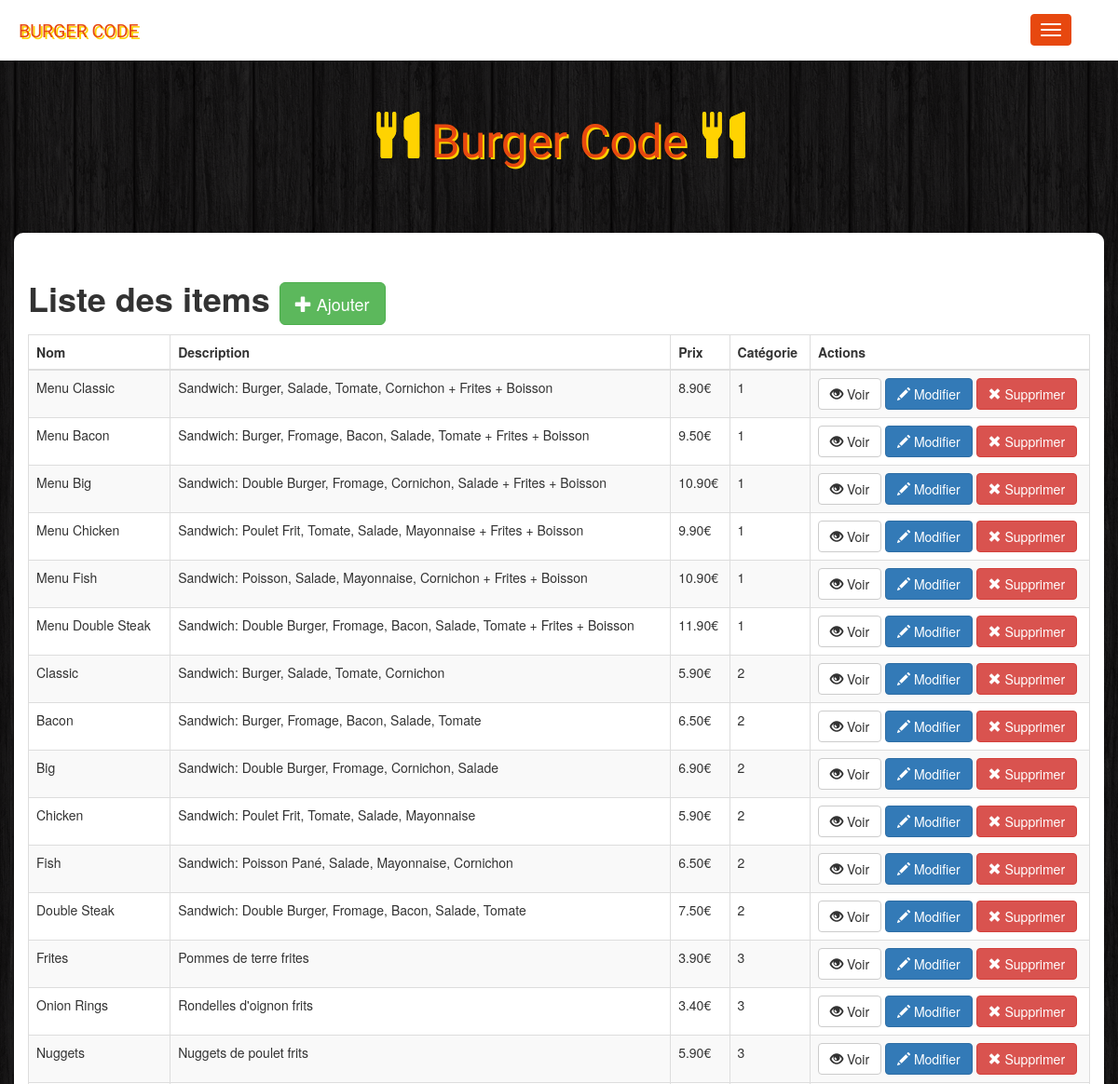
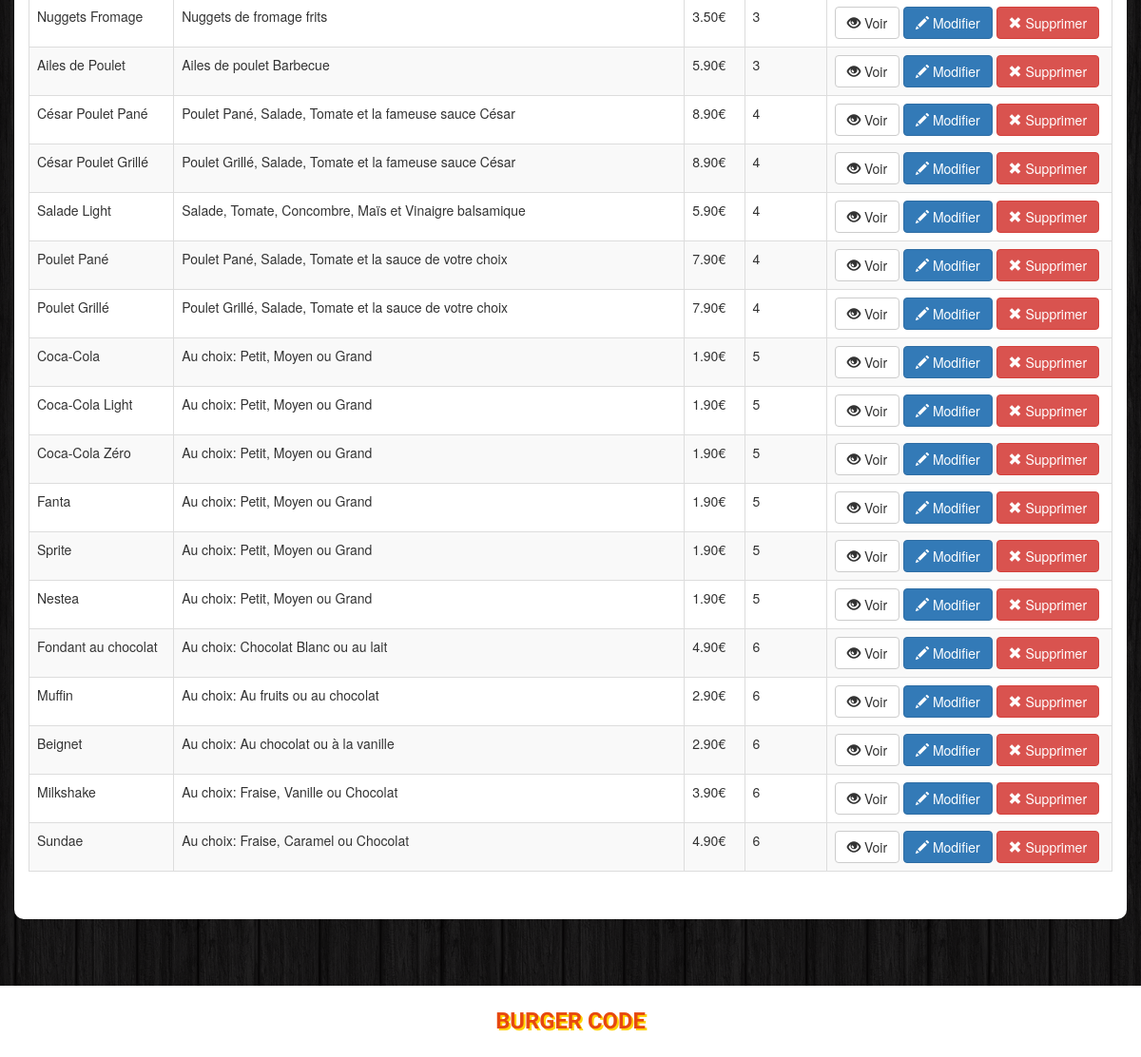
/index.php?action=admin (signed in), run on the app's committed database (2 pictures, top to bottom).
### tables this page shows
CREATE TABLE IF NOT EXISTS `items` (
  `id` int(11) NOT NULL AUTO_INCREMENT,
  `name` varchar(100) NOT NULL,
  `description` varchar(255) NOT NULL,
  `price` float NOT NULL,
  `image` varchar(255) NOT NULL,
  `category` int(11) NOT NULL,
  `quantite` int(11) NOT NULL DEFAULT '1',
  PRIMARY KEY (`id`),
  KEY `category` (`category`)
);

### controleur/controleurAdmin.php (called while the page is built, shortened)
<?php
class ControleurAdmin {
	private $item;
	public function __construct() {
	      	$this->item = new Item();
	}
	public function admin() {
        $items = $this->item->get_items();
        $vue = new Vue("Admin");
        $vue->generer2(array('items' => $items));
    }
}

### index.php (called while the page is built)
<?php
require 'controleur/routeur.php';
require 'Entities/item.php';
$routeur = new Routeur();
$routeur->routerRequete();

### modele/item.php (called while the page is built, shortened)
<?php
require_once 'modele.php';
class Item extends Modele {
    public function get_items(){
        $sql = 'SELECT * FROM items ORDER BY category';
        $data = $this->executerRequete($sql);
        $items = array();
        foreach ($data as $element){
            $item = new \Ent\item($element);
            array_push($items,$item);
        }
        return $items;
    }
}

### modele/modele.php (called while the page is built, shortened)
<?php
abstract class Modele {
    private $bdd;
    protected function executerRequete($sql, $params = null) {
        if ($params == null) {
            $resultat = $this->getBdd()->query($sql);
        } else {
            $resultat = $this->getBdd()->prepare($sql);
            $resultat->execute($params);
        }
        return $resultat;
    }
    private function getBdd() {
        if ($this->bdd == null) {
        $this->bdd = new PDO('mysql:host=localhost;dbname=burger_code;charset=utf8',
          'root', '', array(PDO::ATTR_ERRMODE => PDO::ERRMODE_EXCEPTION));
        }
        return $this->bdd;
    }
}

### Entities/item.php (called while the page is built, shortened)
<?php
class Item {
    private $id;
    private $name;
    private $description;
    private $price;
    private $category;
    public function getId()
    {
        return $this->id;
    }
    public function setId($id)
    {
        $this->id = $id;
    }
    public function getName()
    {
        return $this->name;
    }
    public function setName($name)
    {
        $this->name = $name;
    }
    public function getDescription()
    {
        return $this->description;
    }
    public function setDescription($description)
    {
        $this->description = $description;
    }
    public function getPrice()
    {
        return $this->price;
    }
    public function setPrice($price)
    {
        $this->price = $price;
    }
    public function getCategory()
    {
        return $this->category;
    }
    public function setCategory($category)
    {
        $this->category = $category;
    }
    public function hydrate($data){
        foreach ($data as $key => $value){
            $method = "set".ucfirst($key);
        }
    }
}

### vue/vueAdmin.php (the view)
<div class="container admin ">
    <div class="row">
        <h1><strong>Liste des items   </strong><a href="index.php?action=gotoajouter" class="btn btn-success btn-lg"><span class="glyphicon glyphicon-plus"></span> Ajouter</a></h1>
        <div class="table-responsive">
        <table class="table table-striped table-bordered col-lg-12">
            <thead>
                <tr>
                    <th>Nom</th>
                    <th>Description</th>
                    <th>Prix</th>
                    <th>Catégorie</th>
                    <th>Actions</th>
                </tr>
            </thead>
            <tbody>
            <?php
            foreach ($items as $item) {
            ?>
                <tr>
                    <td><?= $item->getName();?></td>
                    <td><?= $item->getDescription();?></td>
                    <td><?= number_format((float)$item->getPrice(),2,'.','');?>€</td>
                    <td><?= $item->getCategory();?></td>
                    <td width=300>
                        <a class="btn btn-default" href="index.php?action=gotoview&id=<?= $item->getId();?>"><span class="glyphicon glyphicon-eye-open"></span> Voir</a>
                        <a class="btn btn-primary" href="index.php?action=gotomodifier&id=<?= $item->getId();?>"><span class="glyphicon glyphicon-pencil"></span> Modifier</a>
                        <a class="btn btn-danger" href="index.php?action=gotodelete&id=<?= $item->getId();?>"><span class="glyphicon glyphicon-remove"></span> Supprimer</a>
                    </td>
                </tr>
            <?php
            }
            ?>
            </tbody>
        </table>
    </div>
    </div>
</div>

### vue/css/style.css (style rules this page uses)
body { background: url(/vue/images/bg.png); background-color:#191717; }
.admin { background: #fff; padding: 30px; border-radius: 10px; }
a { color:#e7480f;; }

### data on the page
items: name "Menu Classic", description "Sandwich: Burger, Salade, Tomate, Cornichon + Frites + Boisson", price "8.90", category "1"
items: name "Menu Bacon", description "Sandwich: Burger, Fromage, Bacon, Salade, Tomate + Frites + Boisson", price "9.50", category "1"
items: name "Menu Big", description "Sandwich: Double Burger, Fromage, Cornichon, Salade + Frites + Boisson", price "10.90", category "1"
items: name "Menu Chicken", description "Sandwich: Poulet Frit, Tomate, Salade, Mayonnaise + Frites + Boisson", price "9.90", category "1"
items: name "Menu Fish", description "Sandwich: Poisson, Salade, Mayonnaise, Cornichon + Frites + Boisson", price "10.90", category "1"
items: name "Menu Double Steak", description "Sandwich: Double Burger, Fromage, Bacon, Salade, Tomate + Frites + Boisson", price "11.90", category "1"
items: name "Classic", description "Sandwich: Burger, Salade, Tomate, Cornichon", price "5.90", category "2"
items: name "Bacon", description "Sandwich: Burger, Fromage, Bacon, Salade, Tomate", price "6.50", category "2"
items: name "Big", description "Sandwich: Double Burger, Fromage, Cornichon, Salade", price "6.90", category "2"
items: name "Chicken", description "Sandwich: Poulet Frit, Tomate, Salade, Mayonnaise", price "5.90", category "2"
items: name "Fish", description "Sandwich: Poisson Pané, Salade, Mayonnaise, Cornichon", price "6.50", category "2"
items: name "Double Steak", description "Sandwich: Double Burger, Fromage, Bacon, Salade, Tomate", price "7.50", category "2"
items: name "Frites", description "Pommes de terre frites", price "3.90", category "3"
items: name "Onion Rings", description "Rondelles d'oignon frits", price "3.40", category "3"
items: name "Nuggets", description "Nuggets de poulet frits", price "5.90", category "3"
items: name "Nuggets Fromage", description "Nuggets de fromage frits", price "3.50", category "3"
items: name "Ailes de Poulet", description "Ailes de poulet Barbecue", price "5.90", category "3"
items: name "César Poulet Pané", description "Poulet Pané, Salade, Tomate et la fameuse sauce César", price "8.90", category "4"
items: name "César Poulet Grillé", description "Poulet Grillé, Salade, Tomate et la fameuse sauce César", price "8.90", category "4"
items: name "Salade Light", description "Salade, Tomate, Concombre, Maïs et Vinaigre balsamique", price "5.90", category "4"
items: name "Poulet Pané", description "Poulet Pané, Salade, Tomate et la sauce de votre choix", price "7.90", category "4"
items: name "Poulet Grillé", description "Poulet Grillé, Salade, Tomate et la sauce de votre choix", price "7.90", category "4"
items: name "Coca-Cola", description "Au choix: Petit, Moyen ou Grand", price "1.90", category "5"
items: name "Coca-Cola Light", description "Au choix: Petit, Moyen ou Grand", price "1.90", category "5"
items: name "Coca-Cola Zéro", description "Au choix: Petit, Moyen ou Grand", price "1.90", category "5"
items: name "Fanta", description "Au choix: Petit, Moyen ou Grand", price "1.90", category "5"
items: name "Sprite", description "Au choix: Petit, Moyen ou Grand", price "1.90", category "5"
items: name "Nestea", description "Au choix: Petit, Moyen ou Grand", price "1.90", category "5"
items: name "Fondant au chocolat", description "Au choix: Chocolat Blanc ou au lait", price "4.90", category "6"
items: name "Muffin", description "Au choix: Au fruits ou au chocolat", price "2.90", category "6"
items: name "Beignet", description "Au choix: Au chocolat ou à la vanille", price "2.90", category "6"
items: name "Milkshake", description "Au choix: Fraise, Vanille ou Chocolat", price "3.90", category "6"
items: name "Sundae", description "Au choix: Fraise, Caramel ou Chocolat", price "4.90", category "6"
